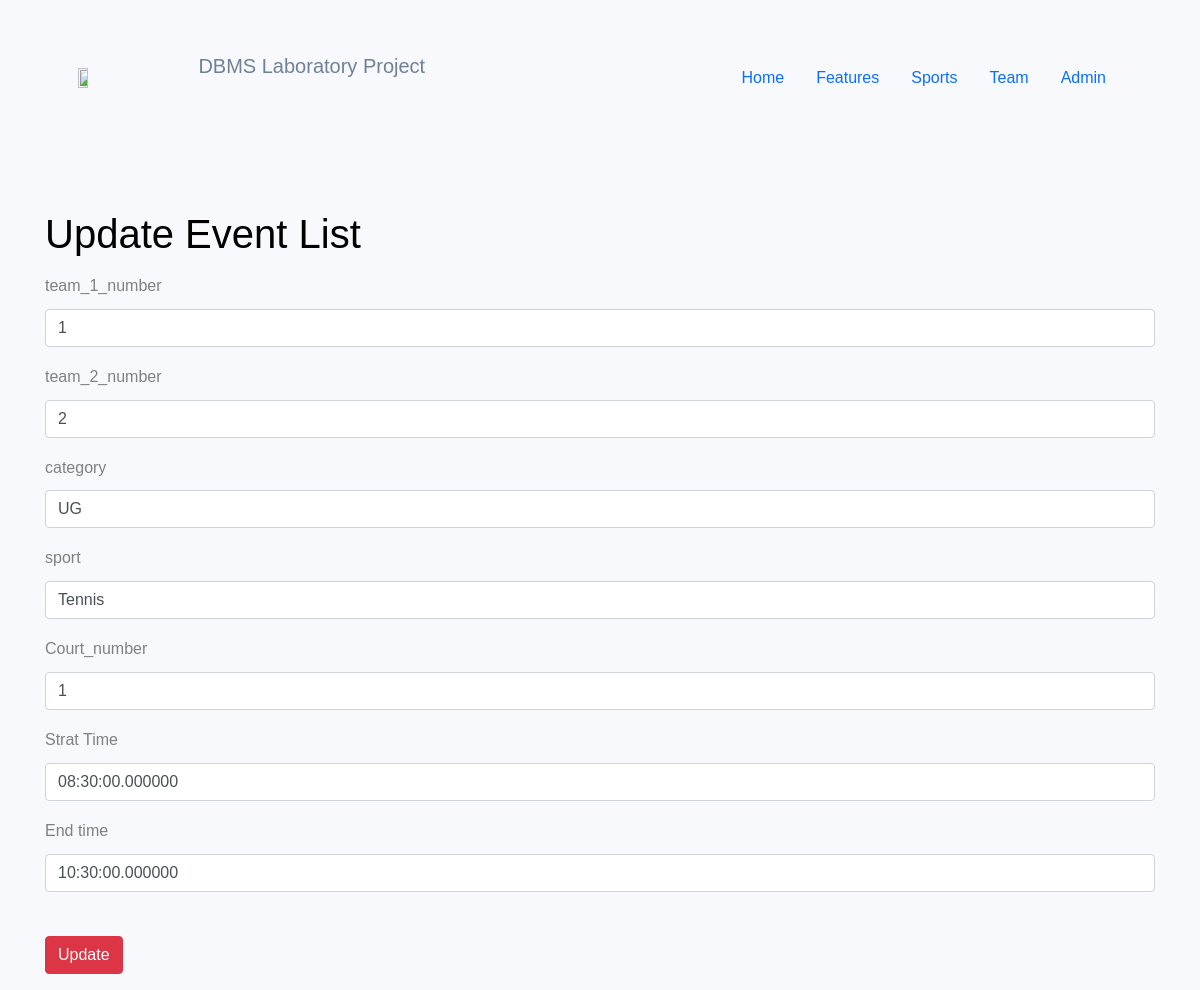
Screenshot of /admin/update.php?id=1 with the database file from the repository.
### tables this page shows
CREATE TABLE `schedule` (
  `id` int(100) NOT NULL,
  `team_1_number` int(100) NOT NULL,
  `team_2_number` int(100) NOT NULL,
  `category` varchar(100) NOT NULL,
  `sport` varchar(100) NOT NULL,
  `start_time` time(6) NOT NULL,
  `end_time` time(6) NOT NULL,
  `court_number` int(100) NOT NULL,
  `Date` date NOT NULL
);

### admin/update.php (the view, shortened to what this page needs)
<?php
    include("../include/connection.php");
    if(isset($_POST['btn']))
    {
        $team_1_number=$_POST['team_1'];
        $team_2_number=$_POST['team_2'];
        $category=$_POST['category'];
        $court_number=$_POST['court'];
        $id = $_GET['id'];
        $start_team = $_POST['s_time'];
        $end_time = $_POST['e_time'];
        $q="update into schedule(team_1_number,
            team_2_number,category,court_number,start_time, end_time)
            values($team_1_number,$team_2_number,'$category',$court_number,'$start_time', '$end_time');";
        $query=mysqli_query($connect,$q);
        header('location:addevent.php');
    }
    else if(isset($_GET['id']))
    {
        $q = "SELECT * FROM schedule WHERE Id='".$_GET['id']."'";
        $query=mysqli_query($connect,$q);
        $res= mysqli_fetch_array($query);
    }
?>
<html>
<head>
    <link href="https://unpkg.com/tailwindcss@^1.0/dist/tailwind.min.css" rel="stylesheet">
    <link rel="stylesheet" href=
"https://maxcdn.bootstrapcdn.com/bootstrap/4.4.1/css/bootstrap.min.css">
    <link rel="stylesheet" href="css/style.css">
</head>
<body>
    <?php
    include ("../include/header.php");
    ?>
    <div class="container mt-5">
        <h1>Update Event List</h1>
        <form method="post">
            <div class="form-group">
                <label>team_1_number</label>
                <input type="text"
                    class="form-control"
                    name="team_1"
                    placeholder="team_1_number"
                    value=
        "<?php echo $res['team_1_number'];?>" />
            </div>
            <div class="form-group">
                <label>team_2_number</label>
                <input type="text"
                    class="form-control"
                    name="team_2"
                    placeholder="team_2_number"
value="<?php echo $res['team_2_number'];?>" />
            </div>
            <div class="form-group">
                <label>category</label>
                <input type="text"
                    class="form-control"
                    name="category"
                    placeholder="category"
                    value=
        "<?php echo $res['category'];?>" />
            </div>
            <div class="form-group">
                <label>sport</label>
                <input type="text"
                    class="form-control"
                    name="sport"
                    placeholder="sport"
                    value=
        "<?php echo $res['sport'];?>" />
            </div>
            <div class="form-group">
                <label>Court_number</label>
                <input type="text"
                    class="form-control"
                    name="court"
                    placeholder="Court_number"
                    value=
        "<?php echo $res['court_number'];?>" />
            </div>
            <div class="form-group">
                <label>Strat Time</label>
                <input type="text"
                    class="form-control"
                    name="s_time"
                    placeholder="start_time"
                    value=
        "<?php echo $res['start_time'];?>" />
            </div>
            <div class="form-group">
                <label>End time</label>
                <input type="text"
                    class="form-control"
                    name="e_time"
                    placeholder="end_time"
                    value=
        "<?php echo $res['end_time'];?>" />
            </div>
            <br>
            <div class="form-group">
                <input type="submit" value="Update"
                    name="btn" class="btn btn-danger">
            </div>
        </form>
    </div>
</body>
</html>

### rows the page displays
schedule: team_1 "1", team_2 "2", category "UG", sport "Tennis", court "1", s_time "08:30:00.000000", e_time "10:30:00.000000"
